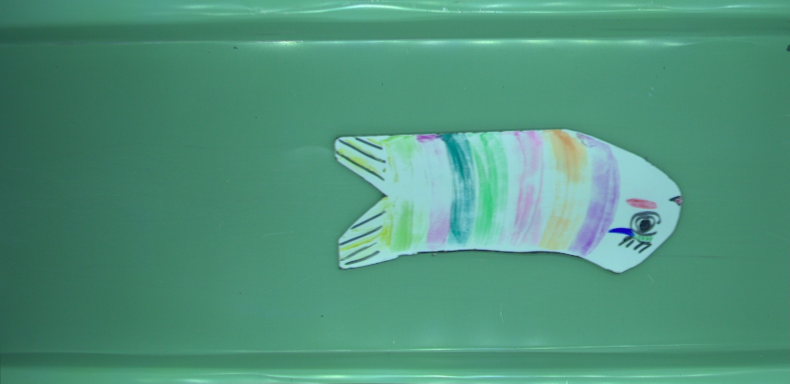
#> input picture b/calibresult1.jpg, 1579 x 767 px, found by its file name (shown at 1/2 size)
$ python ht.py
#> lines starting #> are read from the running program, lines starting #| are printed output that depends on the picture
import cv2 as cv
import numpy as np

def nothing(x):
        pass


cv.namedWindow("namespace")
cv.createTrackbar("a", "namespace", 0, 255, nothing)

def calibInputImage(img, cameraMatrix, Distortion_Parameters, path, id):
    h, w = img.shape[:2]
    newcameramtx, roi = cv.getOptimalNewCameraMatrix(cameraMatrix, Distortion_Parameters, (w,h), 1, (w,h))
    # undistort
    Distortion = cv.undistort(img, cameraMatrix, Distortion_Parameters, None, newcameramtx)
    # crop the image
    x, y, w, h = roi
    Distortion = Distortion[y:y+h, x:x+w]
    cv.imwrite('{}/calibresult{}.jpg'.format(path, id), Distortion)

    # outputImage= cv.imread('{}/calibresult{}.jpg'.format(path, id))

    # return outputImage

cameraMatrix = np.array([[1.50392060e+03, 0.00000000e+00, 1.00861013e+03],
                [0.00000000e+00, 1.50877936e+03, 5.83831826e+02],
                [0.00000000e+00, 0.00000000e+00, 1.00000000e+00]])

Distortion_Parameters = np.array([[-0.15297373,  0.09234028,  0.00272974, -0.00363138,  0.00640345]])


id= 1
path = 'b'
# calibInputImage(readImage, cameraMatrix, Distortion_Parameters, path, id)

def calculatorLength(lengthFrame, widthPixelFrame, rect, threshold, img, writeLength = False, drawPolyline = False):

    subImage = getSubImage(rect, threshold, img, drawPolyline)[0]

    length = subImage.shape[1]* lengthFrame / widthPixelFrame

#     print("width = " , subImage.shape[1] )

    if writeLength == True:
        print("length = " , length)

    return length, subImage


def getSubImage(rect, src, img, drawPolyline = False):

    box = cv.boxPoints(rect)
    box = np.intp(box)

    width = int(rect[1][0])
    height = int(rect[1][1])


    theta = rect[2]

    if drawPolyline == True:
        cv.polylines(img, [box], True, (0,0,255), 3)

        cv.line(img, (box[0][0], box[0][1] - 50), (box[1][0], box[1][1] - 50), (255,0,0), 5)

    src_pts = box.astype("float32")
    dst_pts = np.array([[0, height-1],
                                [0, 0],
                                [width-1, 0],
                                [width-1, height-1]], dtype="float32")

    M = cv.getPerspectiveTransform(src_pts, dst_pts)
    warped = cv.warpPerspective(src, M, (width, height))

    if width < height :
        warped = cv.rotate(warped, cv.ROTATE_90_CLOCKWISE)

    return warped, width

def findContour(img):
    a = cv.getTrackbarPos("a", "namespace")
    gray = cv.cvtColor(img, cv.COLOR_BGR2GRAY)
    threshold = cv.threshold(gray, a, 255, cv.THRESH_BINARY)[1]
    contour = cv.findContours(gray, cv.RETR_EXTERNAL, cv.CHAIN_APPROX_SIMPLE)[0]
    if len(contour)>0:
        contour = sorted(contour, key= cv.contourArea, reverse= True)
        contour = contour[0]
        rect = cv.minAreaRect(contour)

    return rect, threshold


while True:
    readImage= cv.imread('D:\\Project\\b\\calibresult1.jpg')
#> readImage is the input picture: shape (767, 1579, 3); mean B, G, R 122.6, 146.2, 79.2
    rect= findContour(readImage)[0]
#> in findContour, `gray = cv.cvtColor(img, cv.COLOR_BGR2GRAY)`:
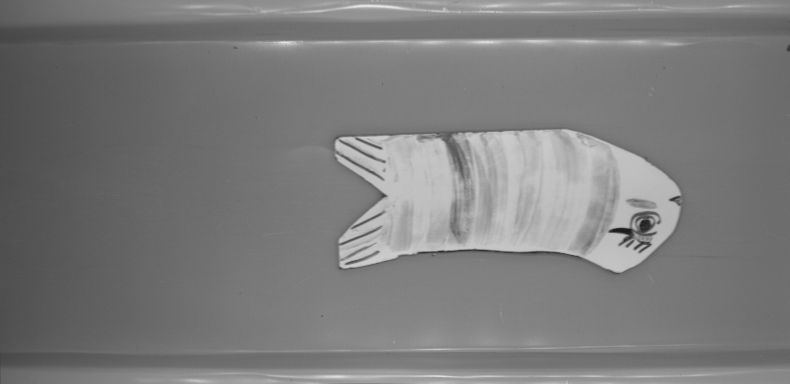
#> gray: shape (767, 1579) (shown at 1/2 size); min 21, max 235, mean 123.5
#> in findContour, `threshold = cv.threshold(gray, a, 255, cv.THRESH_BINARY)[1]`: threshold: shape (767, 1579); every value is 255
#> in findContour, `contour = cv.findContours(gray, cv.RETR_EXTERNAL, cv.CHAIN_APPROX_SIMP..`: contour = [[[0, 0], [0, 766], [1578, 766], [1578, 0]]]
#> in findContour, `contour = contour[0]`: contour = [[0, 0], [0, 766], [1578, 766], [1578, 0]]
#> in findContour, `rect = cv.minAreaRect(contour)`: rect = ((789, 383), (766, 1578), -90)
#> rect = ((789, 383), (766, 1578), -90)
    thre= findContour(readImage)[1]
    calculatorLength(32, 1920, rect, thre, readImage, writeLength= True)
#> in getSubImage, `box = cv.boxPoints(rect)`: box = [[1578, 766], [-2.35e-14, 766], [0, 0], [1578, 0]]
#> in getSubImage, `box = np.intp(box)`: box = [[1578, 766], [0, 766], [0, 0], [1578, 0]]
#> in getSubImage, `width = int(rect[1][0])`: width = 766
#> in getSubImage, `height = int(rect[1][1])`: height = 1578
#> in getSubImage, `theta = rect[2]`: theta = -90
#> in getSubImage, `src_pts = box.astype("float32")`: src_pts = [[1578, 766], [0, 766], [0, 0], [1578, 0]]
#> in getSubImage, `dst_pts = np.array([[0, height-1], [0, 0], [width-1, 0], [width-1, hei..`: dst_pts = [[0, 1577], [0, 0], [765, 0], [765, 1577]]
#> in getSubImage, `M = cv.getPerspectiveTransform(src_pts, dst_pts)`: M = [[0, -0.999, 765], [0.999, 0, 0], [0, 1.88e-19, 1]]
#> in getSubImage, `warped = cv.warpPerspective(src, M, (width, height))`: warped: shape (1578, 766); every value is 255
#> in getSubImage, `warped = cv.rotate(warped, cv.ROTATE_90_CLOCKWISE)`: warped: shape (766, 1578); every value is 255
#| length =  26.3
    thre = np.stack((thre, )*3, axis=-1)
#> thre: shape (767, 1579, 3); every value is 255
    img = np.hstack((readImage, thre))
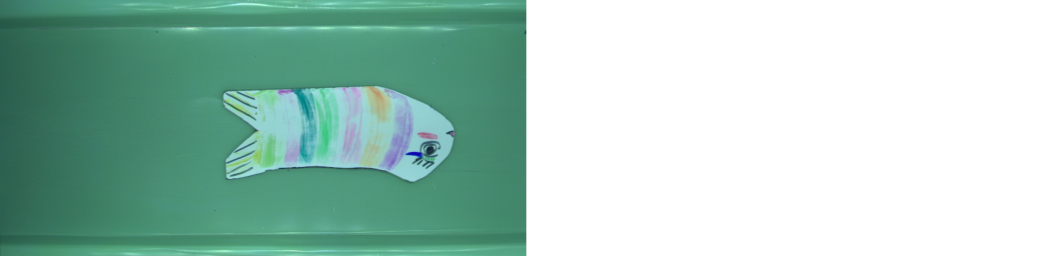
#> img: shape (767, 3158, 3) (shown at 1/3 size); mean B, G, R 188.8, 200.6, 167.1
    img = cv.resize(img, (0,0), fx=0.25, fy=0.25)
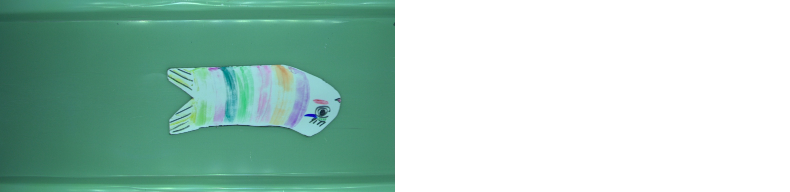
#> img: shape (192, 790, 3); mean B, G, R 188.9, 200.7, 167.2

    cv.imshow('namespace', img)

    k = cv.waitKey(1)
#> (key Esc is pressed here)
    if k== 27:
        break
cv.destroyAllWindows()

$ run again, with b/calibresult3.jpg copied over b/calibresult1.jpg
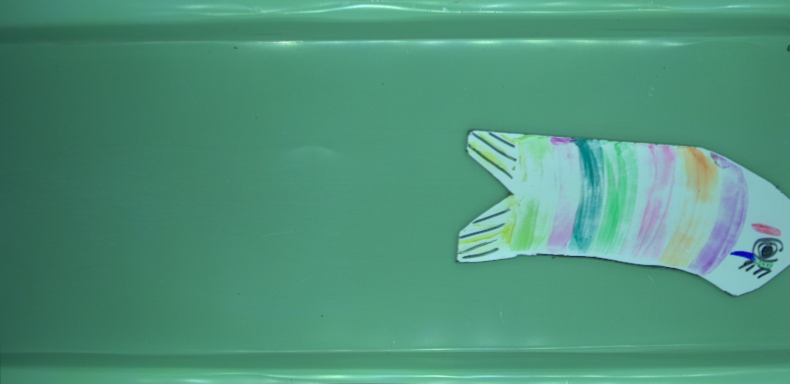
#> input picture b/calibresult3.jpg, 1579 x 767 px, found by its file name (shown at 1/2 size)
#> readImage is the input picture: shape (767, 1579, 3); mean B, G, R 122, 145.9, 78.6
#> in findContour, `gray = cv.cvtColor(img, cv.COLOR_BGR2GRAY)`:
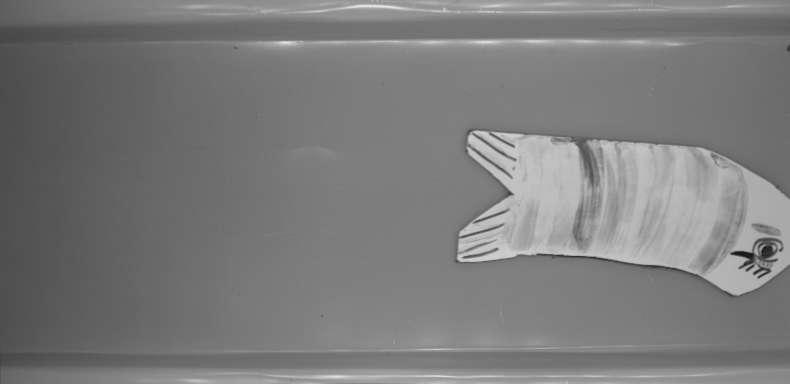
#> gray: shape (767, 1579) (shown at 1/2 size); min 16, max 236, mean 123
#> threshold: shape (767, 1579); every value is 255
#> in findContour, `contour = cv.findContours(gray, cv.RETR_EXTERNAL, cv.CHAIN_APPROX_SIMP..`: contour = [[[0, 0], [0, 766], [1578, 766], [1578, 0]]]
#> in findContour, `contour = contour[0]`: contour = [[0, 0], [0, 766], [1578, 766], [1578, 0]]
#> in findContour, `rect = cv.minAreaRect(contour)`: rect = ((789, 383), (766, 1578), -90)
#> in getSubImage, `box = cv.boxPoints(rect)`: box = [[1578, 766], [-2.35e-14, 766], [0, 0], [1578, 0]]
#> in getSubImage, `box = np.intp(box)`: box = [[1578, 766], [0, 766], [0, 0], [1578, 0]]
#> width = 766
#> height = 1578
#> theta = -90
#> src_pts = [[1578, 766], [0, 766], [0, 0], [1578, 0]]
#> dst_pts = [[0, 1577], [0, 0], [765, 0], [765, 1577]]
#> M = [[0, -0.999, 765], [0.999, 0, 0], [0, 1.88e-19, 1]]
#| length =  26.3
#> thre: shape (767, 1579, 3); every value is 255
#> `img = cv.resize(img, (0,0), fx=0.25, fy=0.25)`:
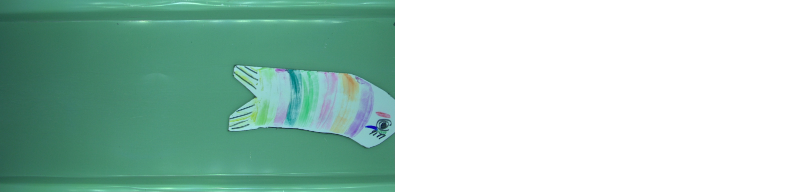
#> img: shape (192, 790, 3); mean B, G, R 188.6, 200.5, 166.9
